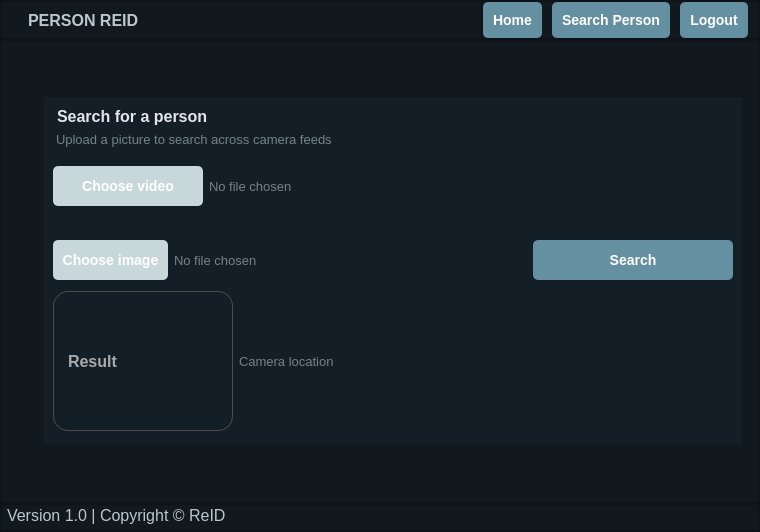
<?xml version="1.0" encoding="UTF-8"?>
<ui version="4.0">
 <class>MainWindow</class>
 <widget class="QMainWindow" name="MainWindow">
  <property name="geometry">
   <rect>
    <x>0</x>
    <y>0</y>
    <width>760</width>
    <height>532</height>
   </rect>
  </property>
  <property name="windowTitle">
   <string>MainWindow</string>
  </property>
  <property name="styleSheet">
   <string notr="true">background-color:rgb(17, 25, 31)</string>
  </property>
  <widget class="QWidget" name="centralwidget">
   <layout class="QVBoxLayout" name="verticalLayout">
    <property name="spacing">
     <number>0</number>
    </property>
    <property name="leftMargin">
     <number>0</number>
    </property>
    <property name="topMargin">
     <number>0</number>
    </property>
    <property name="rightMargin">
     <number>0</number>
    </property>
    <property name="bottomMargin">
     <number>0</number>
    </property>
    <item>
     <widget class="QFrame" name="Header">
      <property name="styleSheet">
       <string notr="true">color: rgb(245, 245, 245);</string>
      </property>
      <property name="frameShape">
       <enum>QFrame::StyledPanel</enum>
      </property>
      <property name="frameShadow">
       <enum>QFrame::Raised</enum>
      </property>
      <layout class="QHBoxLayout" name="horizontalLayout_11">
       <property name="spacing">
        <number>0</number>
       </property>
       <property name="leftMargin">
        <number>0</number>
       </property>
       <property name="topMargin">
        <number>0</number>
       </property>
       <property name="rightMargin">
        <number>0</number>
       </property>
       <property name="bottomMargin">
        <number>0</number>
       </property>
       <item>
        <widget class="QFrame" name="left_header">
         <property name="styleSheet">
          <string notr="true">color: rgb(187, 198, 206);</string>
         </property>
         <property name="frameShape">
          <enum>QFrame::StyledPanel</enum>
         </property>
         <property name="frameShadow">
          <enum>QFrame::Raised</enum>
         </property>
         <layout class="QHBoxLayout" name="horizontalLayout_7">
          <property name="spacing">
           <number>0</number>
          </property>
          <property name="leftMargin">
           <number>5</number>
          </property>
          <property name="topMargin">
           <number>0</number>
          </property>
          <property name="rightMargin">
           <number>0</number>
          </property>
          <property name="bottomMargin">
           <number>0</number>
          </property>
          <item>
           <layout class="QHBoxLayout" name="horizontalLayout_6">
            <property name="spacing">
             <number>0</number>
            </property>
            <property name="leftMargin">
             <number>5</number>
            </property>
            <item>
             <widget class="QLabel" name="label_7">
              <property name="sizePolicy">
               <sizepolicy hsizetype="Preferred" vsizetype="Preferred">
                <horstretch>0</horstretch>
                <verstretch>0</verstretch>
               </sizepolicy>
              </property>
              <property name="maximumSize">
               <size>
                <width>50</width>
                <height>50</height>
               </size>
              </property>
              <property name="midLineWidth">
               <number>0</number>
              </property>
              <property name="text">
               <string/>
              </property>
              <property name="pixmap">
               <pixmap resource="images/source.qrc">:/source/cam logo 1.png</pixmap>
              </property>
              <property name="scaledContents">
               <bool>true</bool>
              </property>
             </widget>
            </item>
            <item>
             <widget class="QLabel" name="label_3">
              <property name="font">
               <font>
                <pointsize>12</pointsize>
                <weight>75</weight>
                <bold>true</bold>
               </font>
              </property>
              <property name="styleSheet">
               <string notr="true">margin: 5px;</string>
              </property>
              <property name="text">
               <string>PERSON REID</string>
              </property>
             </widget>
            </item>
            <item>
             <spacer name="horizontalSpacer_4">
              <property name="orientation">
               <enum>Qt::Horizontal</enum>
              </property>
              <property name="sizeHint" stdset="0">
               <size>
                <width>40</width>
                <height>20</height>
               </size>
              </property>
             </spacer>
            </item>
           </layout>
          </item>
         </layout>
        </widget>
       </item>
       <item>
        <widget class="QFrame" name="right_header">
         <property name="font">
          <font>
           <pointsize>12</pointsize>
          </font>
         </property>
         <property name="styleSheet">
          <string notr="true">QPushButton {
  margin-right: 10px; /* Adjust the value as needed */
  padding: 5px 10px; /* Adjust the value as needed */
}
</string>
         </property>
         <property name="frameShape">
          <enum>QFrame::StyledPanel</enum>
         </property>
         <property name="frameShadow">
          <enum>QFrame::Raised</enum>
         </property>
         <layout class="QHBoxLayout" name="horizontalLayout_2">
          <property name="spacing">
           <number>0</number>
          </property>
          <property name="leftMargin">
           <number>0</number>
          </property>
          <property name="topMargin">
           <number>0</number>
          </property>
          <property name="rightMargin">
           <number>0</number>
          </property>
          <property name="bottomMargin">
           <number>0</number>
          </property>
          <item>
           <layout class="QHBoxLayout" name="horizontalLayout">
            <property name="spacing">
             <number>0</number>
            </property>
            <item>
             <widget class="QPushButton" name="home">
              <property name="styleSheet">
               <string notr="true">QPushButton {
    background-color: rgb(101, 144, 161);
    color: white;
    border-radius: 5px;
    padding: 10px;
    font-weight: bold;
    font-size: 14px;
}
QPushButton:hover {
    background-color:rgb(90, 128, 143);
}
QPushButton:pressed {
    background-color: rgb(90, 128, 143);
}</string>
              </property>
              <property name="text">
               <string>Home</string>
              </property>
             </widget>
            </item>
            <item>
             <widget class="QPushButton" name="person">
              <property name="font">
               <font>
                <pointsize>-1</pointsize>
                <weight>75</weight>
                <bold>true</bold>
                <kerning>true</kerning>
               </font>
              </property>
              <property name="styleSheet">
               <string notr="true">QPushButton {
    background-color: rgb(101, 144, 161);
    color: white;
    border-radius: 5px;
    padding:10px;
    font-weight: bold;
    font-size: 14px;
}
QPushButton:hover {
    background-color:rgb(90, 128, 143);
}
QPushButton:pressed {
    background-color: rgb(90, 128, 143);
}</string>
              </property>
              <property name="text">
               <string>Search Person</string>
              </property>
             </widget>
            </item>
            <item>
             <widget class="QPushButton" name="log">
              <property name="styleSheet">
               <string notr="true">QPushButton {
    background-color: rgb(101, 144, 161);
    color: white;
    border-radius: 5px;
    padding:10px;
    font-weight: bold;
    font-size: 14px;
}
QPushButton:hover {
    background-color:rgb(90, 128, 143);
}
QPushButton:pressed {
    background-color: rgb(90, 128, 143);
}</string>
              </property>
              <property name="text">
               <string>Logout</string>
              </property>
             </widget>
            </item>
           </layout>
          </item>
         </layout>
        </widget>
       </item>
      </layout>
     </widget>
    </item>
    <item>
     <widget class="QFrame" name="Main">
      <property name="styleSheet">
       <string notr="true"/>
      </property>
      <property name="frameShape">
       <enum>QFrame::StyledPanel</enum>
      </property>
      <property name="frameShadow">
       <enum>QFrame::Raised</enum>
      </property>
      <layout class="QHBoxLayout" name="horizontalLayout_12">
       <item>
        <layout class="QHBoxLayout" name="horizontalLayout_8">
         <item>
          <spacer name="horizontalSpacer_2">
           <property name="orientation">
            <enum>Qt::Horizontal</enum>
           </property>
           <property name="sizeHint" stdset="0">
            <size>
             <width>40</width>
             <height>20</height>
            </size>
           </property>
          </spacer>
         </item>
         <item>
          <spacer name="verticalSpacer">
           <property name="orientation">
            <enum>Qt::Vertical</enum>
           </property>
           <property name="sizeHint" stdset="0">
            <size>
             <width>20</width>
             <height>417</height>
            </size>
           </property>
          </spacer>
         </item>
        </layout>
       </item>
       <item>
        <widget class="QFrame" name="frame">
         <property name="minimumSize">
          <size>
           <width>700</width>
           <height>350</height>
          </size>
         </property>
         <property name="maximumSize">
          <size>
           <width>700</width>
           <height>350</height>
          </size>
         </property>
         <property name="styleSheet">
          <string notr="true">background-color:rgb(20, 30, 38);</string>
         </property>
         <property name="frameShape">
          <enum>QFrame::StyledPanel</enum>
         </property>
         <property name="frameShadow">
          <enum>QFrame::Raised</enum>
         </property>
         <layout class="QVBoxLayout" name="verticalLayout_4">
          <item>
           <layout class="QVBoxLayout" name="verticalLayout_3">
            <item>
             <layout class="QVBoxLayout" name="verticalLayout_2">
              <property name="spacing">
               <number>6</number>
              </property>
              <item>
               <widget class="QLabel" name="label_10">
                <property name="minimumSize">
                 <size>
                  <width>170</width>
                  <height>20</height>
                 </size>
                </property>
                <property name="maximumSize">
                 <size>
                  <width>170</width>
                  <height>20</height>
                 </size>
                </property>
                <property name="font">
                 <font>
                  <pointsize>12</pointsize>
                  <weight>75</weight>
                  <bold>true</bold>
                 </font>
                </property>
                <property name="styleSheet">
                 <string notr="true">margin-right: 10px;
color: rgb(225, 230, 235);</string>
                </property>
                <property name="text">
                 <string>Search for a person</string>
                </property>
                <property name="scaledContents">
                 <bool>false</bool>
                </property>
               </widget>
              </item>
              <item>
               <widget class="QLabel" name="label_11">
                <property name="minimumSize">
                 <size>
                  <width>300</width>
                  <height>15</height>
                 </size>
                </property>
                <property name="maximumSize">
                 <size>
                  <width>300</width>
                  <height>15</height>
                 </size>
                </property>
                <property name="font">
                 <font>
                  <pointsize>10</pointsize>
                 </font>
                </property>
                <property name="styleSheet">
                 <string notr="true">color:rgb(115, 130, 140);
margin-right:10px;
</string>
                </property>
                <property name="text">
                 <string>Upload a picture to search across camera feeds </string>
                </property>
               </widget>
              </item>
             </layout>
            </item>
            <item>
             <layout class="QHBoxLayout" name="horizontalLayout_13">
              <item>
               <widget class="QPushButton" name="videobutton">
                <property name="minimumSize">
                 <size>
                  <width>150</width>
                  <height>40</height>
                 </size>
                </property>
                <property name="maximumSize">
                 <size>
                  <width>150</width>
                  <height>40</height>
                 </size>
                </property>
                <property name="styleSheet">
                 <string notr="true">QPushButton {
    background-color: rgb(200, 215, 218);
    color: white;
    border-radius: 5px;
    padding: 10px;
    font-weight: bold;
    font-size: 14px;
}
QPushButton:hover {
    background-color:rgb(90, 128, 143);
}
QPushButton:pressed {
    background-color: rgb(90, 128, 143);
}</string>
                </property>
                <property name="text">
                 <string>Choose video</string>
                </property>
                <property name="iconSize">
                 <size>
                  <width>16</width>
                  <height>16</height>
                 </size>
                </property>
               </widget>
              </item>
              <item>
               <widget class="QLabel" name="label_8">
                <property name="font">
                 <font>
                  <pointsize>10</pointsize>
                 </font>
                </property>
                <property name="styleSheet">
                 <string notr="true">color:rgb(115, 130, 140);</string>
                </property>
                <property name="text">
                 <string>No file chosen</string>
                </property>
               </widget>
              </item>
             </layout>
            </item>
            <item>
             <layout class="QHBoxLayout" name="horizontalLayout_9">
              <property name="topMargin">
               <number>15</number>
              </property>
              <item>
               <widget class="QPushButton" name="imagebutton">
                <property name="minimumSize">
                 <size>
                  <width>115</width>
                  <height>40</height>
                 </size>
                </property>
                <property name="maximumSize">
                 <size>
                  <width>115</width>
                  <height>40</height>
                 </size>
                </property>
                <property name="styleSheet">
                 <string notr="true">QPushButton {
    background-color: rgb(200, 215, 218);
    color: white;
    border-radius: 5px;
    padding: 10px;
    font-weight: bold;
    font-size: 14px;
}
QPushButton:hover {
    background-color:rgb(90, 128, 143);
}
QPushButton:pressed {
    background-color: rgb(90, 128, 143);
}</string>
                </property>
                <property name="text">
                 <string>Choose image</string>
                </property>
               </widget>
              </item>
              <item>
               <widget class="QLabel" name="label_4">
                <property name="font">
                 <font>
                  <pointsize>10</pointsize>
                 </font>
                </property>
                <property name="styleSheet">
                 <string notr="true">color:rgb(115, 130, 140);</string>
                </property>
                <property name="text">
                 <string>No file chosen</string>
                </property>
               </widget>
              </item>
              <item>
               <widget class="QPushButton" name="search">
                <property name="minimumSize">
                 <size>
                  <width>200</width>
                  <height>40</height>
                 </size>
                </property>
                <property name="maximumSize">
                 <size>
                  <width>200</width>
                  <height>40</height>
                 </size>
                </property>
                <property name="styleSheet">
                 <string notr="true">QPushButton {
    background-color: rgb(101, 144, 161);
    color: white;
    border-radius: 5px;
    padding: 10px;
    font-weight: bold;
    font-size: 14px;
}
QPushButton:hover {
    background-color:rgb(90, 128, 143);
}
QPushButton:pressed {
    background-color: rgb(90, 128, 143);
}</string>
                </property>
                <property name="text">
                 <string>Search</string>
                </property>
               </widget>
              </item>
             </layout>
            </item>
            <item>
             <layout class="QHBoxLayout" name="horizontalLayout_10">
              <item>
               <widget class="QLabel" name="label_5">
                <property name="minimumSize">
                 <size>
                  <width>180</width>
                  <height>150</height>
                 </size>
                </property>
                <property name="maximumSize">
                 <size>
                  <width>180</width>
                  <height>150</height>
                 </size>
                </property>
                <property name="font">
                 <font>
                  <pointsize>12</pointsize>
                  <weight>75</weight>
                  <bold>true</bold>
                 </font>
                </property>
                <property name="styleSheet">
                 <string notr="true">QLabel {
                background-color: transparent;
                border: 1px solid #4e4e50;
                border-radius: 15px;
                color:rgb(170, 170, 170);
               padding: 5px 10px;
                margin: 5px 0;
qproperty-alignment: AlignCenter;
	
            }
            QLineEdit:focus {
                border-color: #3282b8;
            }</string>
                </property>
                <property name="text">
                 <string>Result</string>
                </property>
               </widget>
              </item>
              <item>
               <widget class="QLabel" name="label_6">
                <property name="font">
                 <font>
                  <pointsize>10</pointsize>
                 </font>
                </property>
                <property name="styleSheet">
                 <string notr="true">color:rgb(115, 130, 140);</string>
                </property>
                <property name="text">
                 <string>Camera location</string>
                </property>
               </widget>
              </item>
             </layout>
            </item>
           </layout>
          </item>
         </layout>
        </widget>
       </item>
       <item>
        <spacer name="horizontalSpacer_6">
         <property name="orientation">
          <enum>Qt::Horizontal</enum>
         </property>
         <property name="sizeHint" stdset="0">
          <size>
           <width>34</width>
           <height>20</height>
          </size>
         </property>
        </spacer>
       </item>
      </layout>
     </widget>
    </item>
    <item>
     <widget class="QFrame" name="footer">
      <property name="styleSheet">
       <string notr="true">color: rgb(187, 198, 206);</string>
      </property>
      <property name="frameShape">
       <enum>QFrame::StyledPanel</enum>
      </property>
      <property name="frameShadow">
       <enum>QFrame::Raised</enum>
      </property>
      <layout class="QHBoxLayout" name="horizontalLayout_3">
       <property name="spacing">
        <number>0</number>
       </property>
       <property name="leftMargin">
        <number>0</number>
       </property>
       <property name="topMargin">
        <number>0</number>
       </property>
       <property name="rightMargin">
        <number>0</number>
       </property>
       <property name="bottomMargin">
        <number>0</number>
       </property>
       <item alignment="Qt::AlignBottom">
        <widget class="QFrame" name="left_footer_2">
         <property name="frameShape">
          <enum>QFrame::StyledPanel</enum>
         </property>
         <property name="frameShadow">
          <enum>QFrame::Raised</enum>
         </property>
         <layout class="QHBoxLayout" name="horizontalLayout_5">
          <property name="spacing">
           <number>0</number>
          </property>
          <property name="leftMargin">
           <number>5</number>
          </property>
          <property name="topMargin">
           <number>0</number>
          </property>
          <property name="rightMargin">
           <number>0</number>
          </property>
          <property name="bottomMargin">
           <number>5</number>
          </property>
          <item>
           <layout class="QHBoxLayout" name="horizontalLayout_4">
            <property name="spacing">
             <number>0</number>
            </property>
            <item>
             <widget class="QLabel" name="label">
              <property name="font">
               <font>
                <pointsize>12</pointsize>
               </font>
              </property>
              <property name="text">
               <string>Version 1.0 | Copyright © ReID</string>
              </property>
             </widget>
            </item>
            <item>
             <spacer name="horizontalSpacer">
              <property name="orientation">
               <enum>Qt::Horizontal</enum>
              </property>
              <property name="sizeHint" stdset="0">
               <size>
                <width>40</width>
                <height>20</height>
               </size>
              </property>
             </spacer>
            </item>
           </layout>
          </item>
         </layout>
        </widget>
       </item>
      </layout>
     </widget>
    </item>
   </layout>
  </widget>
 </widget>
 <resources>
  <include location="images/source.qrc"/>
  <include location="images/source.qrc"/>
 </resources>
 <connections/>
</ui>
